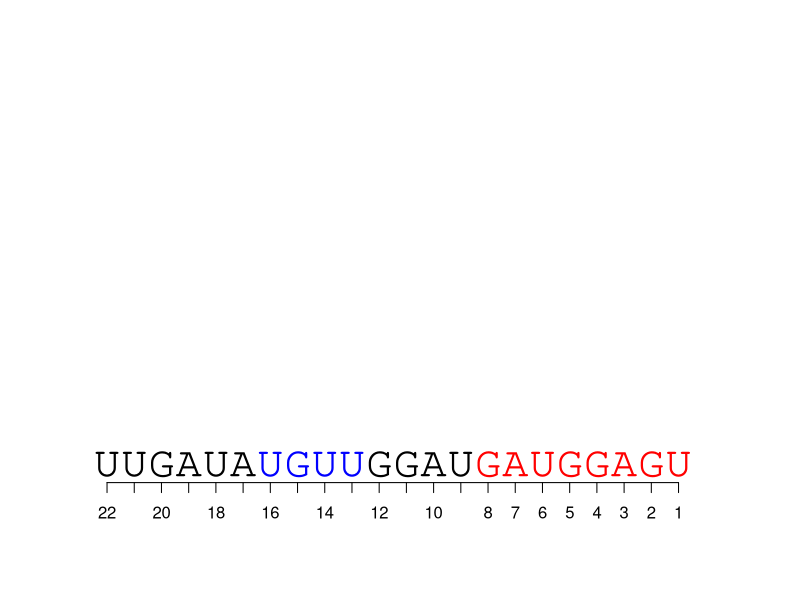

This chart was generated by the following R code: (Note: this script raises an error after producing the figure.)
information_content <- function(row){
	row <- row/sum(row)
	return(-sum(sapply(row,function(p){p*log(p,base=length(row))}),na.rm=TRUE))
}


average_position <- function(row){
	print(row)
	row <- row/sum(row)
	print(row)
	print(seq(length(row)))
	return(sum(sapply(seq(length(row)),function(i){row[i]*i}),na.rm=TRUE))
}
plot(0:1,0:1,xlim=c(1,24),ylim=c(-1,20),col="white",axes=FALSE,ann=FALSE)
axis(side=1,pos=-1,at=c(seq(1,22)),labels=seq(22,1))
labels_mirna <- strsplit("UUGAUAUGUUGGAUGAUGGAGU",split="")[[1]]
cols = rep("black",23)
cols[7:10] <- "blue"
cols[15:22] <- "red"
sapply(1:22,function(i){
	text(x = i, y = 0, labels_mirna[i],cex=2.6,col=cols[i],family="mono")
	})
sapply(1:20,function(i){
	ind <- order(-ratio_total)[i]
	x <- ic_pos_A[ind]
	sapply(1:5,function(pos){
	text(x+2+pos,i,strsplit(names(ic_pos_A)[ind],split="")[[1]][pos],cex=2.6,family="mono")

	})
	text(1,i,round(ratio_total[ind],2),cex=1.5,pos=4)

	})